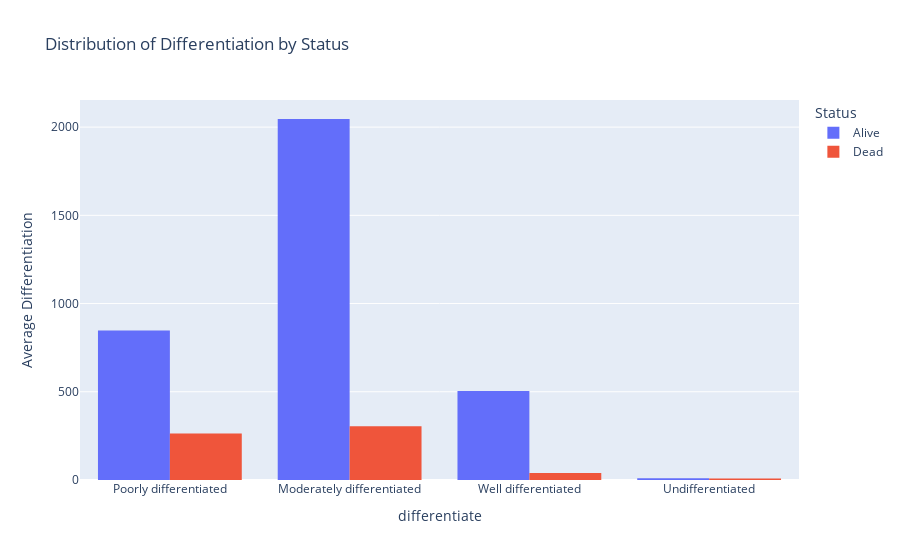

Source (notebook cell):
### Markdown cell above
#### Differentiation Distribution by Status

### Code cell
figh_7 = px.histogram(df, x="differentiate", color='Status', barmode='group',
                      title="Distribution of Differentiation by Status", histfunc='avg')
figh_7.update_layout(yaxis_title='Average Differentiation')
figh_7.show()

### Figure 1 — Plotly figure (JSON) as saved in the notebook; plotly's stock layout.template omitted (floating-point values rounded to 4 significant figures; data arrays with more than 128 entries replaced by an {"elided": "..."} marker saying what was removed)
{"data": [{"alignmentgroup": "True", "bingroup": "x", "histfunc": "avg", "hovertemplate": "Status=Alive<br>differentiate=%{x}<br>avg of None=%{y}<extra></extra>", "legendgroup": "Alive", "marker": {"color": "#636efa", "pattern": {"shape": ""}}, "name": "Alive", "offsetgroup": "Alive", "orientation": "v", "showlegend": true, "type": "histogram", "x": {"elided": "3408 str values"}, "xaxis": "x", "yaxis": "y"}, {"alignmentgroup": "True", "bingroup": "x", "histfunc": "avg", "hovertemplate": "Status=Dead<br>differentiate=%{x}<br>avg of None=%{y}<extra></extra>", "legendgroup": "Dead", "marker": {"color": "#EF553B", "pattern": {"shape": ""}}, "name": "Dead", "offsetgroup": "Dead", "orientation": "v", "showlegend": true, "type": "histogram", "x": {"elided": "616 str values"}, "xaxis": "x", "yaxis": "y"}], "layout": {"barmode": "group", "legend": {"title": {"text": "Status"}, "tracegroupgap": 0}, "title": {"text": "Distribution of Differentiation by Status"}, "xaxis": {"anchor": "y", "domain": [0, 1], "title": {"text": "differentiate"}}, "yaxis": {"anchor": "x", "domain": [0, 1], "title": {"text": "Average Differentiation"}}}}
